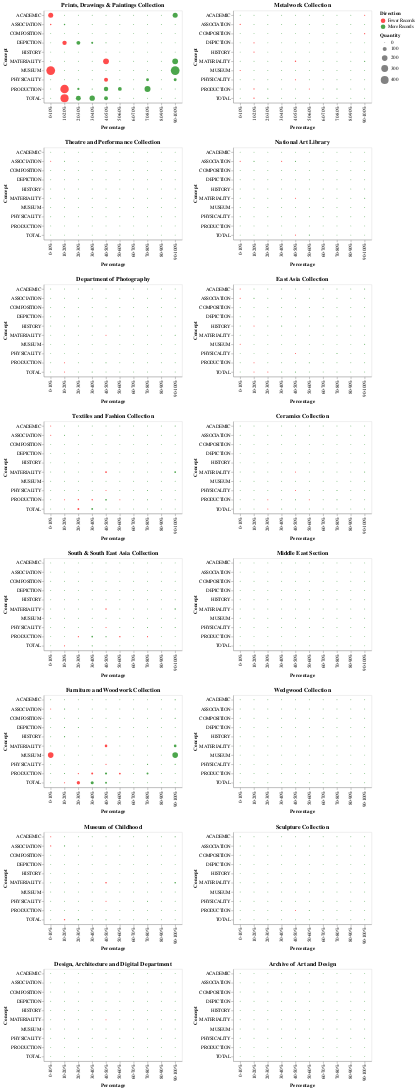

The code cell stored with this chart in its notebook:
### Code cell
import altair as alt
import numpy as np

ranges = [0,0.1,0.2,0.3,0.4,0.5,0.6,0.7,0.8,0.9,1]
charts = []
hcharts = []
count = 0

for dept_code in depts:
#  if dept_code == "PDP":
#    continue
    
  dept_diff_rows_df = pd.DataFrame()

  dept_cur_stats_df = tidied_cur_month_df.loc[tidied_cur_month_df[' collectionCode'] == dept_code]
  dept_last_stats_df =  tidied_last_month_df.loc[tidied_last_month_df[' collectionCode'] == dept_code]
  
  # Skip if department has less than 10 records
  if(len(dept_cur_stats_df) < 10):
    continue
    
  # Now need to loop over each completeness coll in turn
  for cur_column, last_column in zip(dept_cur_stats_df.columns[1:], dept_last_stats_df.columns[1:]):
    # Group into counts of percentages 0-10, 10-20, ... 90-100
    cur_dept_col_counts = dept_cur_stats_df[cur_column].groupby(pd.cut(dept_cur_stats_df[cur_column], ranges, labels=["0-10%","10-20%","20-30%","30-40%","40-50%","50-60%","60-70%","70-80%","80-90%","90-100%"], include_lowest=True)).count()
    last_dept_col_counts = dept_last_stats_df[last_column].groupby(pd.cut(dept_last_stats_df[last_column], ranges, labels=["0-10%","10-20%","20-30%","30-40%","40-50%","50-60%","60-70%","70-80%","80-90%","90-100%"], include_lowest=True)).count()
    diff_dept_col_counts = cur_dept_col_counts.subtract(last_dept_col_counts, fill_value=0)
#    print(last_dept_col_counts)
#    print(diff_dept_col_counts)
    dept_diff_rows_df = dept_diff_rows_df.append(diff_dept_col_counts, ignore_index=False)
    
#  print(dept_diff_rows_df)
#  break
  dept_diff_rows_df = dept_diff_rows_df.rename_axis('Concept').rename_axis('Percentages', axis='columns')
    # TO handle converting from CategoricalIndex - may change https://github.com/pandas-dev/pandas/issues/19136
  dept_diff_rows_df.columns = dept_diff_rows_df.columns.tolist()

  dept_diff_rows_df = dept_diff_rows_df.reset_index()

  dept_diff_rows_melt_df = dept_diff_rows_df.melt(id_vars=['Concept'], var_name='Percentage', value_name='Change')
  
  # Replace zero values with Nan so altair doesn't show them
    
  dept_diff_rows_melt_df.replace(0, np.nan, inplace=True)

  chart = alt.Chart(dept_diff_rows_melt_df).mark_circle().encode(
    alt.X('Percentage:O'),
    alt.Y('Concept:O'),
    alt.Size('Quantity:Q'),
    alt.Color('Direction:N', scale=alt.Scale(domain=['Fewer Records', 'More Records'], range=['red', 'green'])),
    tooltip=['Percentage', 'Change']
  ).transform_calculate(
      Quantity='abs(datum.Change)',
      Direction='if(datum.Change < 0, "Fewer Records", "More Records")'
  ).properties(title="%s" % (deptNames[dept_code]), width=300)
    
  charts.append(chart)
  if count > 0:
      hcharts.append(alt.hconcat(*charts))
      charts = []
      count = 0
  else:
      count += 1

hcharts.append(alt.hconcat(*charts))

saved_graph = alt.vconcat(*hcharts)

saved_graph
